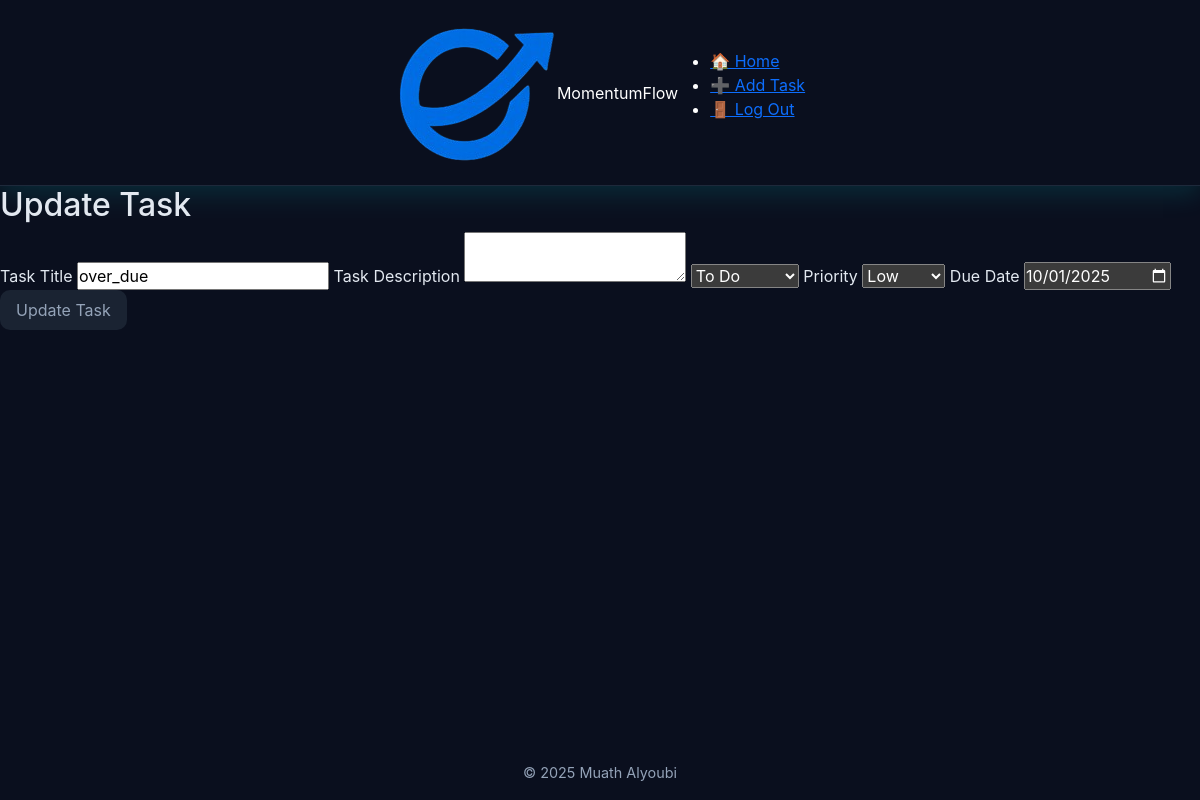
Screenshot of /119/edit (signed in) with the database file from the repository.
### tables this page shows
CREATE TABLE tasks(
                id INTEGER PRIMARY KEY AUTOINCREMENT NOT NULL,
                title TEXT NOT NULL,
                user_id INTEGER NOT NULL,
                description TEXT,
                status TEXT NOT NULL DEFAULT 'To Do',
                created_at TIMESTAMP DEFAULT CURRENT_TIMESTAMP, 
                priority TEXT NOT NULL, 
                due_date DATE, parent_id INTEGER DEFAULT NULL,  
                FOREIGN KEY (user_id) REFERENCES "users_old"(id) ON DELETE CASCADE
                );

### app.py (the view)
@app.route("/<int:id>/edit", methods=["GET", "POST"])
@login_required
def editTask(id):
    if request.method == "POST":
        title = request.form.get("title")
        if not title:
            return apology("must provide task", 400)
        description = request.form.get("description")
        if not description:
            description = ""
        priority = request.form.get("priority")
        if not priority:
            return apology("must spacify priority", 400)
        status =  request.form.get("status")
        if not status:
            return apology("must spacify status", 400)
        due_date = request.form.get("due_date")
        if not due_date:
            due_date = None
        update_task(id, title, description, status, priority, due_date)
        flash("Task updated!")
        return redirect("/")
    else:
        task = get_task_by_id(id)
        if len(task) != 1:
            return redirect(url_for("index", msg="not your task"))
        return render_template("edittask.html", task=task[0])

### db.py (called while the page is built)
def get_db():
    if "db" not in g:
        g.db = sqlite3.connect(
            DATABASE,
            detect_types=sqlite3.PARSE_DECLTYPES,
            check_same_thread=False
        )
        g.db.row_factory = sqlite3.Row
    return g.db

def get_task_by_id(task_id):
    db = get_db()
    return db.execute(
        f"SELECT * FROM tasks WHERE id = ? {ORDER}",
        (task_id,)).fetchall()

### helpers.py (called while the page is built)
def login_required(f):
    @wraps(f)
    def decorated_function(*args, **kwargs):
        if session.get("user_id") is None:
            return redirect(url_for('login', next=request.url))
        return f(*args, **kwargs)
    return decorated_function

### templates/edittask.html (shortened to what this page needs)
{% extends "layout.html" %}
{% block body %}
    <main>
        <section id="form" aria-labelledby="add-task-heading">
                <h2 id="add-task-heading">Update Task</h2>
                <form action="{{ url_for('editTask', id=task.id) }}" method="post">
                    <label for="task-title">Task Title</label>
                    <input autocomplete="off" autofocus name="title" type="text" id="task-title" value="{{ task.title }}" required>
                    <label for="task-desc">Task Description</label>
                    <textarea autocomplete="off" autofocus name="description" id="task-desc">{{ task.description }}</textarea>
                    <select name="status" id="task-status" required>
                        <option value="To Do" {% if task.status == 'To Do' %}selected{% endif %}>To Do</option>
                    </select>
                    <label for="task-priority">Priority</label>
                    <select name="priority" id="task-priority" value="{{ task.priority }}" required>
                        <option value="low" {% if task.priority == 'low' %}selected{% endif %}>Low</option>
                    </select>
                    <label for="due_date">Due Date</label>
                    <input autocomplete="off" autofocus name="due_date" type="date" id="due_date" value="{{ task.due_date }}">
                    <button type="submit">Update Task</button>
                </form>
            </section>
    </main>
{% endblock %}

### static/css/theme.css (style rules this page uses)
:root { --primaray-color: #00b4d8; --secondary-color: #0f172a; --accent-color: #0ea5e9; --success-color: #22c55e; --warning-color: #facc15; --danger-color: #ef4444; --general-color: #64748b; --back-main: #0a0f1e; --back-card: #273242; --back-nav: #0a1126; --back-button: #1A2332; --back-control: #132743; --backCol-todo: linear-gradient(135deg, #083b4f, #0f5670); --backCol-progress: linear-gradient(135deg, #6f5610, #9a6a12); --backCol-done: linear-gradient(135deg, #0d4b33, #177044); --border-todo: #3b82f6; --border-progress: #f59e0b; --border-done: #10b981; --border-form: #509fa2; --button-form: #368d90; --text-main: #e2e8f0; --text-light: #ffffff; --text-gray: #94a3b8; --border-color: #1e293b; --search-border: rgba(255,255,255,0.09); --shadow-strong: 0 8px 25px rgba(0, 255, 255, 0.12); --shadow-soft: 0 4px 10px rgba(0, 255, 255, 0.06); --shadow-title: 0 8px 25px rgba(0, 255, 255, 0.25); --radius-large: 14px; --radius-medium: 10px; --radius-small: 6px; --trans-fast: 0.2s ease-in-out; --trans-med: 0.4s ease-in-out; --primary-gradient: linear-gradient(145deg, #00b4d8, #0ea5e9); --nav-gradient: linear-gradient(145deg, #0a1126, #0f1b35); --card-gradient: linear-gradient(145deg, #0f172a, #1e293b); --back-update: #1E2F45; --update-border-hover: #2C3F58; --back-delete: #2A1E22; --delete-border-hover: #3A262B; --back-generate: #241E2C; --generate-border-hover: #31263C; --text-under-btn: #D6E0EA; --border-under-btn: #233040; --back-next-task: #0E3440; --next-task-border-hover: #104350; --back-summarize: #3D3112; --summarize-border-hover: #4A3C17; --back-refresh: #123826; --refresh-border-hover: #17482F; --back-selected: #1A2532; --border-selected: #00C3FF; }
* { margin: 0; padding: 0; box-sizing: border-box; }
html, body { font-family: "Inter", "Segoe UI", Roboto, sans-serif; background-color: var(--back-main); color: var(--text-main); margin: 0; height: 100%; display: flex; flex-direction: column; transition: background-color var(--trans-med); }
button { background-color: var(--back-button); color: var(--text-gray); border: 1px soft var(--border-color); border-radius: var(--radius-medium); padding: 0.5rem 1rem; cursor: pointer; transition: background-color var(--trans-fast), transform var(--trans-fast); }
input[type="date"], select { color-scheme: dark; }

### rows the page displays
tasks: title "over_due", priority "Low", due_date "10/01/2025"
